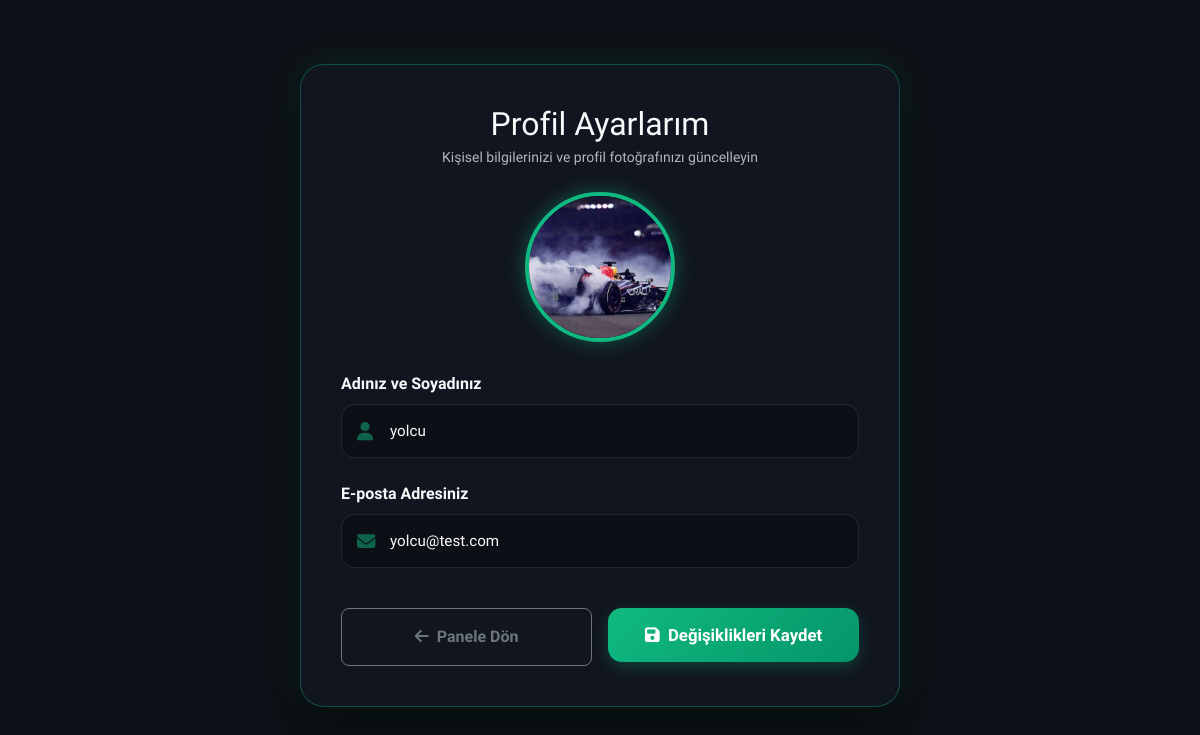
/profil (signed in), run on the app's committed database.
### app/models.py (models this page shows, shortened)
class Yolcu(db.Model):
    __tablename__ = 'yolcular'
    id: Mapped[int] = mapped_column(primary_key=True, autoincrement=True)
    ad_soyad: Mapped[str] = mapped_column(String(100), nullable=False)
    email: Mapped[str] = mapped_column(String(120), nullable=False, unique=True)
    sifre_hash: Mapped[str] = mapped_column(String(255), nullable=False)
    sifre_plain: Mapped[Optional[str]] = mapped_column(String(255))
    kayit_tarihi: Mapped[str] = mapped_column(String(50), nullable=False, default=lambda: datetime.now().strftime("%Y-%m-%d %H:%M:%S"))
    reset_token: Mapped[Optional[str]] = mapped_column(String(100))
    reset_token_expiry: Mapped[Optional[str]] = mapped_column(String(50))
    profil_resmi: Mapped[Optional[str]] = mapped_column(String(255), nullable=True)
    yorumlar: Mapped[List["YolcuYorum"]] = relationship(back_populates="yolcu")

### app/main/routes.py (the view, shortened to what this page needs)
@bp.route('/profil', methods=['GET', 'POST'])
def profil():
    is_sofor = current_user.is_authenticated
    is_yolcu = 'yolcu_id' in session
    if not is_sofor and not is_yolcu:
        flash('Profil sayfasını görüntülemek için lütfen giriş yapın.', 'warning')
        return redirect(url_for('auth.login'))
    user_obj = None
    role = ''
    if is_sofor:
        user_obj = db.session.get(Sofor, current_user.id)
        role = 'sofor'
    else:
        user_obj = db.session.get(Yolcu, session['yolcu_id'])
        role = 'yolcu'
    return render_template('profil.html', title='Profilim', user=user_obj, role=role)

### app/templates/profil.html (shortened to what this page needs)
{% extends "base.html" %}
{% block content %}
<div class="profile-container">
    <div class="text-center mb-4">
        <h2 class="fw-extrabold text-light mb-1">Profil Ayarlarım</h2>
        <p class="text-secondary small">Kişisel bilgilerinizi ve profil fotoğrafınızı güncelleyin</p>
    </div>
    <form action="" method="post" enctype="multipart/form-data">
        <div class="text-center">
            <div class="avatar-wrapper" onclick="document.getElementById('profil_resmi').click();">
                {% if user.profil_resmi %}
                    <img id="avatarPreview" src="{{ url_for('static', filename='uploads/avatars/' + user.profil_resmi) }}" alt="Profil Resmi">
                {% endif %}
            </div>
        </div>
        {% if role == 'sofor' %}
            <div class="mb-4">
                <label class="form-label fw-semibold text-light mb-2">Adınız</label>
                <div class="input-icon-group">
                    <i class="fa-solid fa-user"></i>
                    <input type="text" name="ad" class="form-control" required value="{{ user.ad }}">
                </div>
            </div>
            <div class="mb-4">
                <label class="form-label fw-semibold text-light mb-2">Soyadınız</label>
                <div class="input-icon-group">
                    <i class="fa-solid fa-user"></i>
                    <input type="text" name="soyad" class="form-control" required value="{{ user.soyad }}">
                </div>
            </div>
            <div class="mb-4">
                <label class="form-label fw-semibold text-light mb-2">Kullanıcı Adınız (Değiştirilemez)</label>
                <div class="input-icon-group">
                    <i class="fa-solid fa-user-gear"></i>
                    <input type="text" class="form-control text-muted" readonly disabled value="{{ user.kullanici_adi }}">
                </div>
            </div>
            <div class="mb-4">
                <label class="form-label fw-semibold text-light mb-2">Plakanız</label>
                <div class="input-icon-group">
                    <i class="fa-solid fa-bus"></i>
                    <input type="text" class="form-control text-muted" readonly disabled value="{{ user.arac_plaka if user.arac_plaka else 'Seçilmedi' }}">
                </div>
            </div>
        {% else %}
            <div class="mb-4">
                <label class="form-label fw-semibold text-light mb-2">Adınız ve Soyadınız</label>
                <div class="input-icon-group">
                    <i class="fa-solid fa-user"></i>
                    <input type="text" name="ad_soyad" class="form-control" required value="{{ user.ad_soyad }}">
                </div>
            </div>
        {% endif %}
        <div class="mb-4">
            <label class="form-label fw-semibold text-light mb-2">E-posta Adresiniz</label>
            <div class="input-icon-group">
                <i class="fa-solid fa-envelope"></i>
                <input type="email" class="form-control text-muted" readonly disabled value="{{ user.email }}">
            </div>
        </div>
        <div class="pt-3 d-flex gap-3">
            {% if role == 'sofor' %}
                <a href="{{ url_for('main.index') }}" class="btn btn-outline-secondary w-50 py-3 rounded-3 fw-bold"><i class="fa-solid fa-arrow-left me-1"></i> Panele Dön</a>
            {% else %}
                <a href="{{ url_for('main.yolcu_plaka_sorgula') }}" class="btn btn-outline-secondary w-50 py-3 rounded-3 fw-bold"><i class="fa-solid fa-arrow-left me-1"></i> Panele Dön</a>
            {% endif %}
            <button type="submit" class="btn-premium-submit w-50"><i class="fa-solid fa-floppy-disk me-1"></i> Değişiklikleri Kaydet</button>
        </div>
    </form>
</div>
{% endblock %}

### app/templates/base.html (style rules this page uses)
body { background-color: #0e1117; color: #fafafa; font-family: 'Plus Jakarta Sans', 'Outfit', 'Segoe UI', Tahoma, Geneva, Verdana, sans-serif; }
.text-secondary { color: #b2b6c1 !important; }
.text-muted { color: #8c91a0 !important; }

### data on the page
Yolcu: profil_resmi (picture), ad_soyad "yolcu", email "yolcu@test.com"
